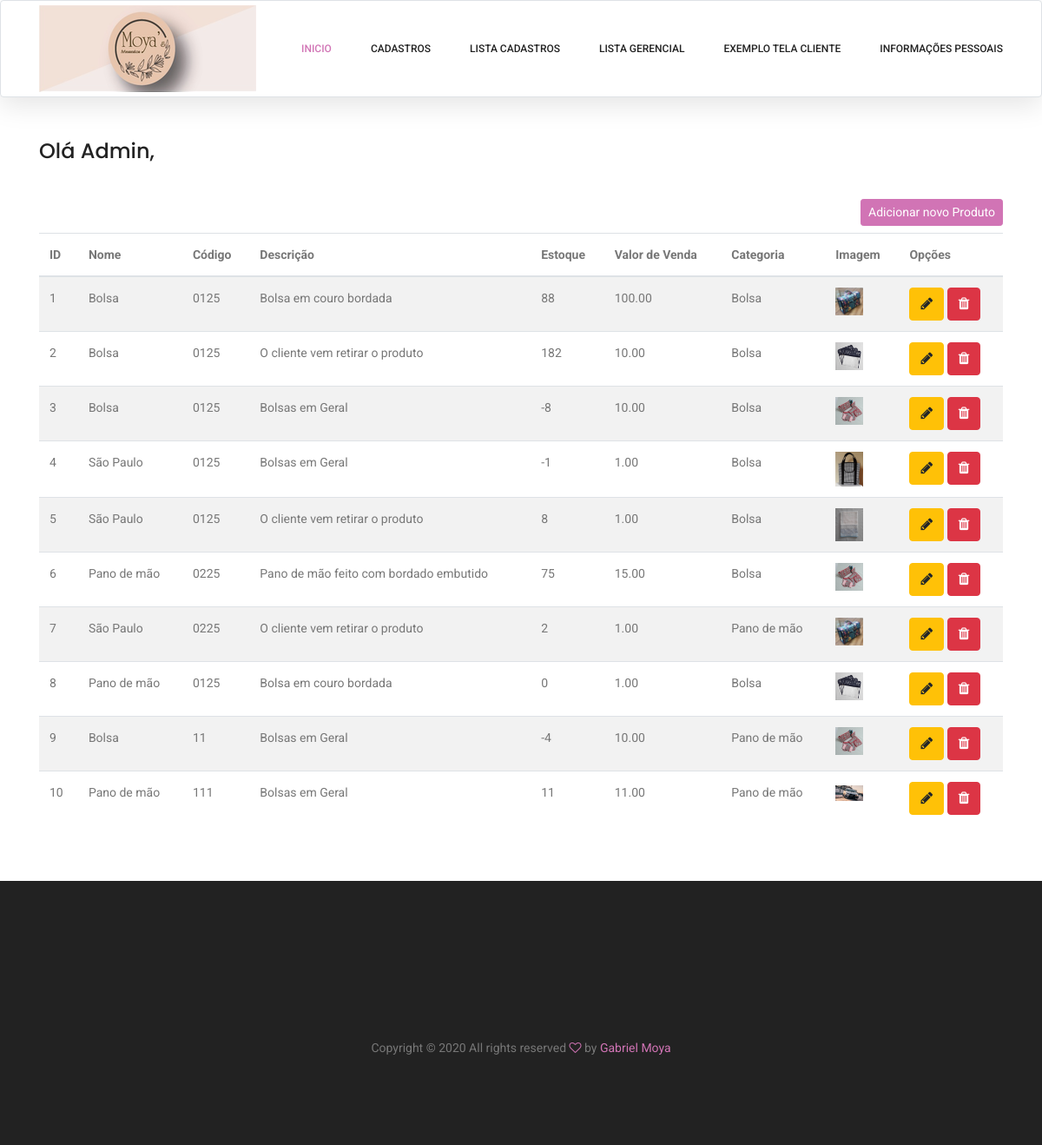
Page /adm/listar/produtos/ (signed in) on the committed database.
### cadastros/models.py (models this page shows, shortened)
class Produto(models.Model):
    codigo = models.CharField(max_length=100)
    nome = models.CharField(max_length=100)
    descricao = models.CharField(max_length=100)
    estoque = models.IntegerField()
    valorVenda = models.DecimalField(max_digits=50, decimal_places=2)
    imagem = models.ImageField(upload_to="imagens/%Y/%m/%d/", max_length=255, null=True, blank=True)
    categoria = models.ForeignKey(Categoria, on_delete=models.PROTECT)

class Categoria(models.Model):
    nome = models.CharField(max_length=100)
    descricao = models.CharField(max_length=100)

### cadastros/views.py (the view)
# urls.py: path('adm/listar/produtos/', ProdutoList.as_view(), name="listar-produtos"),
class ProdutoList(GroupRequiredMixin, LoginRequiredMixin, ListView):
    model = Produto
    template_name = 'cadastros/listar_produtos.html'
    login_url = reverse_lazy('login')
    group_required = u"Administrador"
    def get_context_data(self, *args, **kwargs):
        context = super().get_context_data(*args, **kwargs)
        produtos = Produto.objects.all().reverse()
        paginator = Paginator(produtos, 10)  # Divide  em páginas
        page = self.request.GET.get('pagina')  # Recebe a página atual
        produtos = paginator.get_page(page)  # Filtra os objetos dessa página
        context['produtos'] = produtos
        return context

### cadastros/templates/cadastros/listar_produtos.html (shortened to what this page needs)
{% extends 'cadastros/formulario.html' %}
{% load crispy_forms_tags %}
{% load static %}
{% block conteudo %}
<div class="container mt-5 py-5">
    <div class="row pt-5 mt-3">
        <div class="col-lg">
            {% if request.user.groups.all.0.name == "Administrador" %}
            <h3>Olá Admin,</h3><br>
            {% else %}
            <h3>Olá Funcionário,</h3><br>
            {% endif %}
            <div class="text-right py-2">
                <a href="{% url 'cadastrar-produto' %}" class="btn btn-primary btn-sm">Adicionar novo Produto</a>
            </div>
            <table class="table table-striped" id="tabela-listar">
                <thead>
                    <tr>
                        <th>ID</th>
                        <th>Nome</th>
                        <th>Código</th>
                        <th>Descrição</th>
                        <th>Estoque</th>
                        <th>Valor de Venda</th>
                        <th>Categoria</th>
                        <th>Imagem</th>
                        <th>Opções</th>
                    </tr>
                </thead>
                <tbody>
                    {% for produto in produtos %}
                    <tr>
                        <td>{{produto.pk}}</td>
                        <td>{{produto.nome}}</td>
                        <td>{{produto.codigo}}</td>
                        <td>{{produto.descricao}}</td>
                        <td>{{produto.estoque}}</td>
                        <td>{{produto.valorVenda}}</td>
                        <td>{{produto.categoria.nome}}</td>
                        <td>
                        {% if produto.imagem %}
                        <img src="{{ produto.imagem.url }}" width="32" />
                        {%endif%}
                        </td>
                        <td>
                            <a href="{% url 'atualizar-produto' produto.pk %}" class="btn btn-warning"  title="Editar">
                                <i class="fa fa-pencil" aria-hidden="true"></i>
                            </a>
                            <a href="{% url 'deletar-produto' produto.pk %}" class="btn btn-danger"  title="Excluir">
                                <i class="fa fa-trash" aria-hidden="true"></i>
                            </a>
                        </td>
                    </tr>
                    {% empty %}
                    <tr>
                        <td colspan="3">Nenhum produto cadastrado!</td>
                    </tr>
                    {% endfor %}
                </tbody>
            </table>
        </div>
    </div>
</div>
{% endblock %}
{%block styles%}
<link rel="stylesheet" type="text/css" href="https://cdn.datatables.net/v/bs4/dt-1.10.20/datatables.min.css" />
{%endblock%}

### rows in the picture
Produto: pk "1", nome "Bolsa", codigo "0125", descricao "Bolsa em couro bordada", estoque "88", valorVenda "100.00", categoria.nome "Bolsa", imagem (picture)
Produto: pk "2", nome "Bolsa", codigo "0125", descricao "O cliente vem retirar o produto", estoque "182", valorVenda "10.00", categoria.nome "Bolsa", imagem (picture)
Produto: pk "3", nome "Bolsa", codigo "0125", descricao "Bolsas em Geral", estoque "-8", valorVenda "10.00", categoria.nome "Bolsa", imagem (picture)
Produto: pk "4", nome "São Paulo", codigo "0125", descricao "Bolsas em Geral", estoque "-1", valorVenda "1.00", categoria.nome "Bolsa", imagem (picture)
Produto: pk "5", nome "São Paulo", codigo "0125", descricao "O cliente vem retirar o produto", estoque "8", valorVenda "1.00", categoria.nome "Bolsa", imagem (picture)
Produto: pk "6", nome "Pano de mão", codigo "0225", descricao "Pano de mão feito com bordado embutido", estoque "75", valorVenda "15.00", categoria.nome "Bolsa", imagem (picture)
Produto: pk "7", nome "São Paulo", codigo "0225", descricao "O cliente vem retirar o produto", estoque "2", valorVenda "1.00", categoria.nome "Pano de mão", imagem (picture)
Produto: pk "8", nome "Pano de mão", codigo "0125", descricao "Bolsa em couro bordada", estoque "0", valorVenda "1.00", categoria.nome "Bolsa", imagem (picture)
Produto: pk "9", nome "Bolsa", codigo "11", descricao "Bolsas em Geral", estoque "-4", valorVenda "10.00", categoria.nome "Pano de mão", imagem (picture)
Produto: pk "10", nome "Pano de mão", codigo "111", descricao "Bolsas em Geral", estoque "11", valorVenda "11.00", categoria.nome "Pano de mão", imagem (picture)
